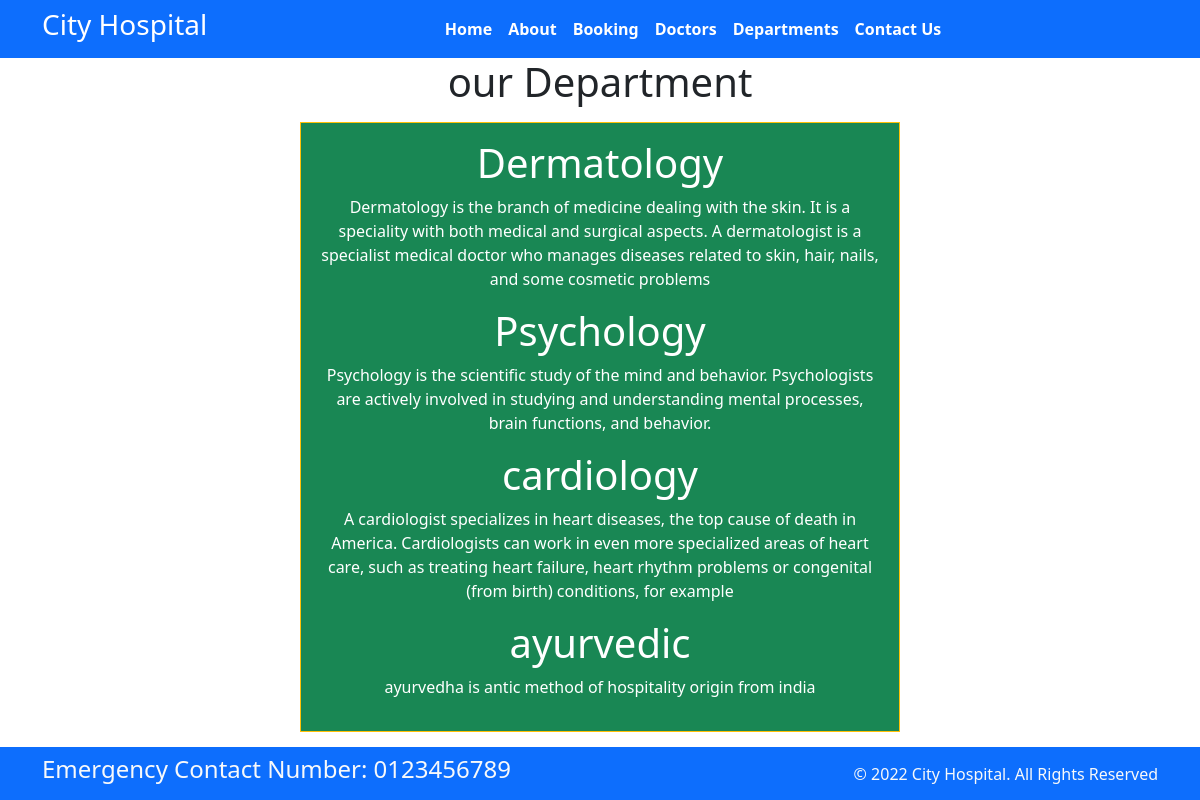
Page /department/ on the committed database.
### home/models.py (models this page shows, shortened)
class Departments(models.Model):
    dep_name = models.CharField(max_length=50)
    dep_description = models.TextField()

### home/views.py (the view)
# urls.py: path("department/",views.department,name="department"),
def department(request):
    dict_dept = {
        'dept': Departments.objects.all
    }
    return render(request, 'department.html', dict_dept)

### templates/department.html (shortened to what this page needs)
{% extends 'base.html' %}
{% block content %}
 <h1 class="text-center">  our Department </h1>
 <div class="mx-auto  w-50 bg-success text-center  text-white p-3 my-3 border border-warning border-rounded border-width-4">
    {%for d in dept %}
    <h1>{{d.dep_name}}</h1>
    <p>{{d.dep_description}}</p>
    {% endfor %}
 </div>
{% endblock %}

### rows in the picture
Departments: dep_name "Dermatology", dep_description "Dermatology is the branch of medicine dealing with the skin. It is a speciality with both medical and surgical aspects. A dermatologist is a specialist medical doctor who manages diseases related to skin, hair, nails, and some cosmetic problems"
Departments: dep_name "Psychology", dep_description "Psychology is the scientific study of the mind and behavior. Psychologists are actively involved in studying and understanding mental processes, brain functions, and behavior."
Departments: dep_name "cardiology", dep_description "A cardiologist specializes in heart diseases, the top cause of death in America. Cardiologists can work in even more specialized areas of heart care, such as treating heart failure, heart rhythm problems or congenital (from birth) conditions, for example"
Departments: dep_name "ayurvedic", dep_description "ayurvedha is antic method of hospitality origin from india"
